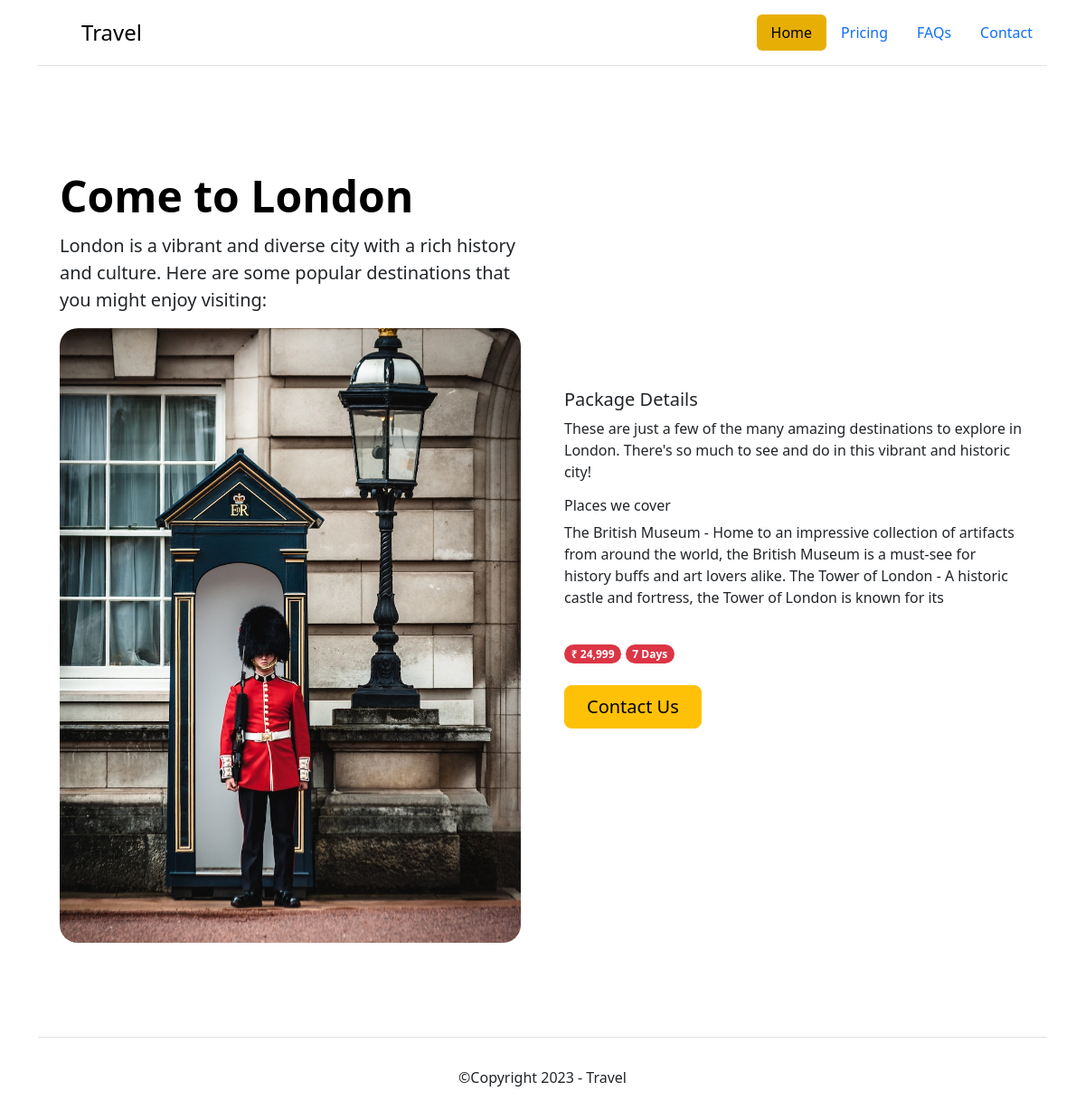
The page /package/come-to-london on the database its author committed.
### home/models.py (models this page shows, shortened)
class Packages(models.Model):
    slug = models.SlugField()
    image = models.ImageField()
    title = models.CharField(max_length=255)
    subtitle = models.CharField(max_length=255)
    package_details_subtitle = models.CharField(max_length=255)
    package_details = models.CharField(max_length=500)
    days = models.IntegerField()
    price = models.IntegerField()

### home/views.py (the view)
# urls.py: path('package/<slug:slug>', views.package)
def package(request, slug):
    package = Packages.objects.filter(slug=slug)
    context = {'package':package}
    return render(request, "packages.html", context)

### home/templates/packages.html
{% load static %} {% include 'header.html' %}
{% for package in package %}
<div class="container col-xxl-12 px-4 py-5">
  <div class="row flex-lg-row-reverse align-items-center g-5 py-5">
    <div class="col-lg-6">
      <h5>Package Details</h5>
      <p>
        {{package.package_details_subtitle}}
      </p>
      <h6>Places we cover</h6>
      <p>
        {{package.package_details}}
      </p>
      <span class="badge text-bg-danger rounded-pill my-4">₹ 24,999</span>
      <span class="badge text-bg-danger rounded-pill my-4">7 Days</span>
      <div class="d-grid gap-2 d-md-flex justify-content-md-start">
        <button type="button" class="btn btn-warning btn-lg px-4 me-md-2">
          Contact Us
        </button>
      </div>
    </div>
    <div class="col-10 col-sm-8 col-lg-6">
      <h3 class="display-5 fw-bold text-body-emphasis lh-1 mb-3">
        {{package.title}}
      </h3>
      <p class="lead">
{{package.subtitle}}
      </p>
      <img
        src="/static/assets/{{package.image.url}}"
        class="d-block mx-lg-auto img-fluid package-card"
        alt="hero"
        loading="lazy"
      />
    </div>
  </div>
</div>
{% endfor %}
{% include 'footer.html' %}

### home/static/css/styles.css (style rules this page uses)
.package-card { border-radius: 20px; }

### rows shown on the page
Packages: package_details_subtitle "These are just a few of the many amazing destinations to explore in London. There's so much to see and do in this vibrant and historic city!", package_details "The British Museum - Home to an impressive collection of artifacts from around the world, the British Museum is a must-see for history buffs and art lovers alike. The Tower of London - A historic castle and fortress, the Tower of London is known for its", title "Come to London", subtitle "London is a vibrant and diverse city with a rich history and culture. Here are some popular destinations that you might enjoy visiting:", image (picture)
